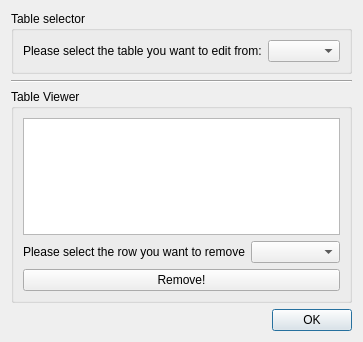
<?xml version="1.0" encoding="UTF-8"?>
<ui version="4.0">
 <class>EntryRemoveWizard</class>
 <widget class="QDialog" name="EntryRemoveWizard">
  <property name="geometry">
   <rect>
    <x>0</x>
    <y>0</y>
    <width>360</width>
    <height>342</height>
   </rect>
  </property>
  <property name="windowTitle">
   <string>Dialog</string>
  </property>
  <layout class="QVBoxLayout" name="verticalLayout">
   <item>
    <widget class="QGroupBox" name="groupBox">
     <property name="sizePolicy">
      <sizepolicy hsizetype="Preferred" vsizetype="Minimum">
       <horstretch>0</horstretch>
       <verstretch>0</verstretch>
      </sizepolicy>
     </property>
     <property name="title">
      <string>Table selector</string>
     </property>
     <layout class="QHBoxLayout" name="horizontalLayout">
      <item>
       <widget class="QLabel" name="label">
        <property name="sizePolicy">
         <sizepolicy hsizetype="Preferred" vsizetype="Preferred">
          <horstretch>0</horstretch>
          <verstretch>0</verstretch>
         </sizepolicy>
        </property>
        <property name="text">
         <string>Please select the table you want to edit from:</string>
        </property>
       </widget>
      </item>
      <item>
       <widget class="QComboBox" name="tableCombox"/>
      </item>
     </layout>
    </widget>
   </item>
   <item>
    <widget class="Line" name="line">
     <property name="orientation">
      <enum>Qt::Orientation::Horizontal</enum>
     </property>
    </widget>
   </item>
   <item>
    <widget class="QGroupBox" name="groupBox_2">
     <property name="title">
      <string>Table Viewer</string>
     </property>
     <layout class="QGridLayout" name="gridLayout">
      <item row="1" column="0">
       <widget class="QLabel" name="label_2">
        <property name="sizePolicy">
         <sizepolicy hsizetype="Preferred" vsizetype="Preferred">
          <horstretch>0</horstretch>
          <verstretch>0</verstretch>
         </sizepolicy>
        </property>
        <property name="text">
         <string>Please select the row you want to remove</string>
        </property>
       </widget>
      </item>
      <item row="1" column="1">
       <widget class="QComboBox" name="rowCombox"/>
      </item>
      <item row="2" column="0" colspan="2">
       <widget class="QPushButton" name="removeButton">
        <property name="text">
         <string>Remove!</string>
        </property>
       </widget>
      </item>
      <item row="0" column="0" colspan="2">
       <widget class="QTableWidget" name="tableWidget"/>
      </item>
     </layout>
    </widget>
   </item>
   <item>
    <spacer name="verticalSpacer">
     <property name="orientation">
      <enum>Qt::Orientation::Vertical</enum>
     </property>
     <property name="sizeHint" stdset="0">
      <size>
       <width>20</width>
       <height>40</height>
      </size>
     </property>
    </spacer>
   </item>
   <item>
    <widget class="QDialogButtonBox" name="buttonBox">
     <property name="orientation">
      <enum>Qt::Orientation::Horizontal</enum>
     </property>
     <property name="standardButtons">
      <set>QDialogButtonBox::StandardButton::Ok</set>
     </property>
    </widget>
   </item>
  </layout>
 </widget>
 <resources/>
 <connections>
  <connection>
   <sender>buttonBox</sender>
   <signal>accepted()</signal>
   <receiver>EntryRemoveWizard</receiver>
   <slot>accept()</slot>
   <hints>
    <hint type="sourcelabel">
     <x>248</x>
     <y>254</y>
    </hint>
    <hint type="destinationlabel">
     <x>157</x>
     <y>274</y>
    </hint>
   </hints>
  </connection>
  <connection>
   <sender>buttonBox</sender>
   <signal>rejected()</signal>
   <receiver>EntryRemoveWizard</receiver>
   <slot>reject()</slot>
   <hints>
    <hint type="sourcelabel">
     <x>316</x>
     <y>260</y>
    </hint>
    <hint type="destinationlabel">
     <x>286</x>
     <y>274</y>
    </hint>
   </hints>
  </connection>
 </connections>
</ui>
